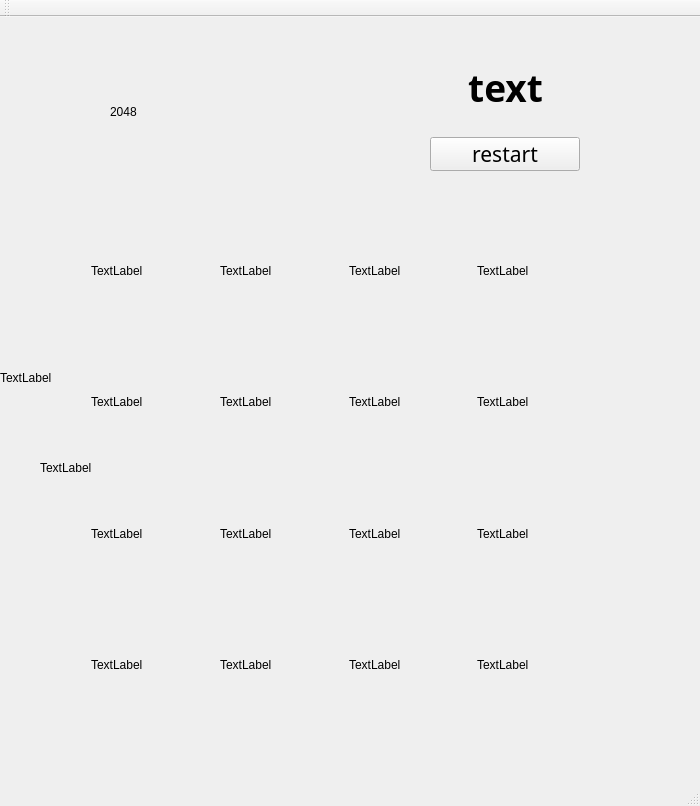
<?xml version="1.0" encoding="UTF-8"?>
<ui version="4.0">
 <class>MainWindow</class>
 <widget class="QMainWindow" name="MainWindow">
  <property name="geometry">
   <rect>
    <x>0</x>
    <y>0</y>
    <width>700</width>
    <height>806</height>
   </rect>
  </property>
  <property name="windowTitle">
   <string>MainWindow</string>
  </property>
  <widget class="QWidget" name="centralWidget">
   <widget class="QPushButton" name="restart">
    <property name="geometry">
     <rect>
      <x>430</x>
      <y>120</y>
      <width>150</width>
      <height>34</height>
     </rect>
    </property>
    <property name="minimumSize">
     <size>
      <width>150</width>
      <height>0</height>
     </size>
    </property>
    <property name="font">
     <font>
      <family>Eras Bold ITC</family>
      <pointsize>16</pointsize>
     </font>
    </property>
    <property name="focusPolicy">
     <enum>Qt::NoFocus</enum>
    </property>
    <property name="toolTipDuration">
     <number>0</number>
    </property>
    <property name="text">
     <string>restart</string>
    </property>
    <property name="iconSize">
     <size>
      <width>50</width>
      <height>50</height>
     </size>
    </property>
   </widget>
   <widget class="QWidget" name="layoutWidget">
    <property name="geometry">
     <rect>
      <x>80</x>
      <y>180</y>
      <width>531</width>
      <height>541</height>
     </rect>
    </property>
    <layout class="QGridLayout" name="gridLayout">
     <item row="1" column="0">
      <widget class="QLabel" name="B5">
       <property name="minimumSize">
        <size>
         <width>100</width>
         <height>100</height>
        </size>
       </property>
       <property name="text">
        <string>TextLabel</string>
       </property>
      </widget>
     </item>
     <item row="2" column="0">
      <widget class="QLabel" name="B9">
       <property name="minimumSize">
        <size>
         <width>100</width>
         <height>100</height>
        </size>
       </property>
       <property name="text">
        <string>TextLabel</string>
       </property>
      </widget>
     </item>
     <item row="3" column="3">
      <widget class="QLabel" name="B16">
       <property name="minimumSize">
        <size>
         <width>100</width>
         <height>100</height>
        </size>
       </property>
       <property name="text">
        <string>TextLabel</string>
       </property>
      </widget>
     </item>
     <item row="1" column="1">
      <widget class="QLabel" name="B6">
       <property name="minimumSize">
        <size>
         <width>100</width>
         <height>100</height>
        </size>
       </property>
       <property name="text">
        <string>TextLabel</string>
       </property>
      </widget>
     </item>
     <item row="3" column="0">
      <widget class="QLabel" name="B13">
       <property name="minimumSize">
        <size>
         <width>100</width>
         <height>100</height>
        </size>
       </property>
       <property name="text">
        <string>TextLabel</string>
       </property>
      </widget>
     </item>
     <item row="1" column="3">
      <widget class="QLabel" name="B8">
       <property name="minimumSize">
        <size>
         <width>100</width>
         <height>100</height>
        </size>
       </property>
       <property name="text">
        <string>TextLabel</string>
       </property>
      </widget>
     </item>
     <item row="3" column="2">
      <widget class="QLabel" name="B15">
       <property name="minimumSize">
        <size>
         <width>100</width>
         <height>100</height>
        </size>
       </property>
       <property name="text">
        <string>TextLabel</string>
       </property>
      </widget>
     </item>
     <item row="2" column="2">
      <widget class="QLabel" name="B11">
       <property name="minimumSize">
        <size>
         <width>100</width>
         <height>100</height>
        </size>
       </property>
       <property name="text">
        <string>TextLabel</string>
       </property>
      </widget>
     </item>
     <item row="0" column="2">
      <widget class="QLabel" name="B3">
       <property name="minimumSize">
        <size>
         <width>100</width>
         <height>100</height>
        </size>
       </property>
       <property name="text">
        <string>TextLabel</string>
       </property>
      </widget>
     </item>
     <item row="0" column="3">
      <widget class="QLabel" name="B4">
       <property name="minimumSize">
        <size>
         <width>100</width>
         <height>100</height>
        </size>
       </property>
       <property name="text">
        <string>TextLabel</string>
       </property>
      </widget>
     </item>
     <item row="3" column="1">
      <widget class="QLabel" name="B14">
       <property name="minimumSize">
        <size>
         <width>100</width>
         <height>100</height>
        </size>
       </property>
       <property name="text">
        <string>TextLabel</string>
       </property>
      </widget>
     </item>
     <item row="0" column="0">
      <widget class="QLabel" name="B1">
       <property name="minimumSize">
        <size>
         <width>100</width>
         <height>100</height>
        </size>
       </property>
       <property name="text">
        <string>TextLabel</string>
       </property>
      </widget>
     </item>
     <item row="2" column="3">
      <widget class="QLabel" name="B12">
       <property name="minimumSize">
        <size>
         <width>100</width>
         <height>100</height>
        </size>
       </property>
       <property name="text">
        <string>TextLabel</string>
       </property>
      </widget>
     </item>
     <item row="1" column="2">
      <widget class="QLabel" name="B7">
       <property name="minimumSize">
        <size>
         <width>100</width>
         <height>100</height>
        </size>
       </property>
       <property name="text">
        <string>TextLabel</string>
       </property>
      </widget>
     </item>
     <item row="2" column="1">
      <widget class="QLabel" name="B10">
       <property name="minimumSize">
        <size>
         <width>100</width>
         <height>100</height>
        </size>
       </property>
       <property name="text">
        <string>TextLabel</string>
       </property>
      </widget>
     </item>
     <item row="0" column="1">
      <widget class="QLabel" name="B2">
       <property name="minimumSize">
        <size>
         <width>100</width>
         <height>100</height>
        </size>
       </property>
       <property name="text">
        <string>TextLabel</string>
       </property>
      </widget>
     </item>
    </layout>
   </widget>
   <widget class="QLabel" name="score">
    <property name="geometry">
     <rect>
      <x>430</x>
      <y>40</y>
      <width>151</width>
      <height>61</height>
     </rect>
    </property>
    <property name="font">
     <font>
      <family>Algerian</family>
      <pointsize>28</pointsize>
      <weight>75</weight>
      <bold>true</bold>
     </font>
    </property>
    <property name="text">
     <string>text</string>
    </property>
    <property name="alignment">
     <set>Qt::AlignCenter</set>
    </property>
   </widget>
   <widget class="QLabel" name="title">
    <property name="geometry">
     <rect>
      <x>110</x>
      <y>20</y>
      <width>311</width>
      <height>150</height>
     </rect>
    </property>
    <property name="text">
     <string>2048</string>
    </property>
   </widget>
   <widget class="QLabel" name="background">
    <property name="geometry">
     <rect>
      <x>0</x>
      <y>-40</y>
      <width>701</width>
      <height>801</height>
     </rect>
    </property>
    <property name="text">
     <string>TextLabel</string>
    </property>
   </widget>
   <widget class="QLabel" name="gameover">
    <property name="geometry">
     <rect>
      <x>40</x>
      <y>200</y>
      <width>621</width>
      <height>501</height>
     </rect>
    </property>
    <property name="text">
     <string>TextLabel</string>
    </property>
   </widget>
   <zorder>background</zorder>
   <zorder>restart</zorder>
   <zorder>layoutWidget</zorder>
   <zorder>score</zorder>
   <zorder>title</zorder>
   <zorder>gameover</zorder>
  </widget>
  <widget class="QMenuBar" name="menuBar">
   <property name="geometry">
    <rect>
     <x>0</x>
     <y>0</y>
     <width>700</width>
     <height>29</height>
    </rect>
   </property>
  </widget>
  <widget class="QToolBar" name="mainToolBar">
   <attribute name="toolBarArea">
    <enum>TopToolBarArea</enum>
   </attribute>
   <attribute name="toolBarBreak">
    <bool>false</bool>
   </attribute>
  </widget>
  <widget class="QStatusBar" name="statusBar"/>
 </widget>
 <layoutdefault spacing="6" margin="11"/>
 <resources/>
 <connections/>
</ui>
